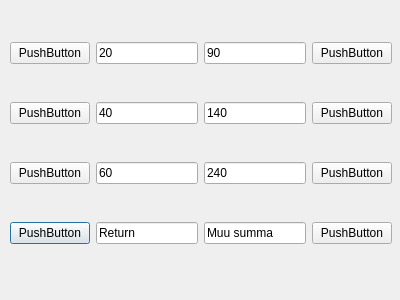
<?xml version="1.0" encoding="UTF-8"?>
<ui version="4.0">
 <class>EW5</class>
 <widget class="QDialog" name="EW5">
  <property name="geometry">
   <rect>
    <x>0</x>
    <y>0</y>
    <width>400</width>
    <height>300</height>
   </rect>
  </property>
  <property name="windowTitle">
   <string>Dialog</string>
  </property>
  <widget class="QWidget" name="layoutWidget">
   <property name="geometry">
    <rect>
     <x>10</x>
     <y>10</y>
     <width>382</width>
     <height>269</height>
    </rect>
   </property>
   <layout class="QGridLayout" name="gridLayout">
    <item row="4" column="0">
     <widget class="QPushButton" name="B4">
      <property name="text">
       <string>PushButton</string>
      </property>
     </widget>
    </item>
    <item row="2" column="3">
     <widget class="QPushButton" name="B6">
      <property name="text">
       <string>PushButton</string>
      </property>
     </widget>
    </item>
    <item row="3" column="0">
     <widget class="QPushButton" name="B3">
      <property name="text">
       <string>PushButton</string>
      </property>
     </widget>
    </item>
    <item row="3" column="3">
     <widget class="QPushButton" name="B7">
      <property name="text">
       <string>PushButton</string>
      </property>
     </widget>
    </item>
    <item row="4" column="3">
     <widget class="QPushButton" name="B8">
      <property name="text">
       <string>PushButton</string>
      </property>
     </widget>
    </item>
    <item row="2" column="0">
     <widget class="QPushButton" name="B2">
      <property name="text">
       <string>PushButton</string>
      </property>
     </widget>
    </item>
    <item row="1" column="3">
     <widget class="QPushButton" name="B5">
      <property name="text">
       <string>PushButton</string>
      </property>
     </widget>
    </item>
    <item row="1" column="0">
     <widget class="QPushButton" name="B1">
      <property name="text">
       <string>PushButton</string>
      </property>
     </widget>
    </item>
    <item row="2" column="1">
     <widget class="QLineEdit" name="L2">
      <property name="text">
       <string>40</string>
      </property>
     </widget>
    </item>
    <item row="1" column="1">
     <widget class="QLineEdit" name="L1">
      <property name="text">
       <string>20</string>
      </property>
     </widget>
    </item>
    <item row="3" column="1">
     <widget class="QLineEdit" name="L3">
      <property name="text">
       <string>60</string>
      </property>
     </widget>
    </item>
    <item row="4" column="1">
     <widget class="QLineEdit" name="L4">
      <property name="text">
       <string>Return</string>
      </property>
     </widget>
    </item>
    <item row="1" column="2">
     <widget class="QLineEdit" name="L5">
      <property name="text">
       <string>90</string>
      </property>
     </widget>
    </item>
    <item row="2" column="2">
     <widget class="QLineEdit" name="L6">
      <property name="text">
       <string>140</string>
      </property>
     </widget>
    </item>
    <item row="3" column="2">
     <widget class="QLineEdit" name="L7">
      <property name="text">
       <string>240</string>
      </property>
     </widget>
    </item>
    <item row="4" column="2">
     <widget class="QLineEdit" name="L8">
      <property name="text">
       <string>Muu summa</string>
      </property>
     </widget>
    </item>
   </layout>
  </widget>
 </widget>
 <resources/>
 <connections/>
</ui>
